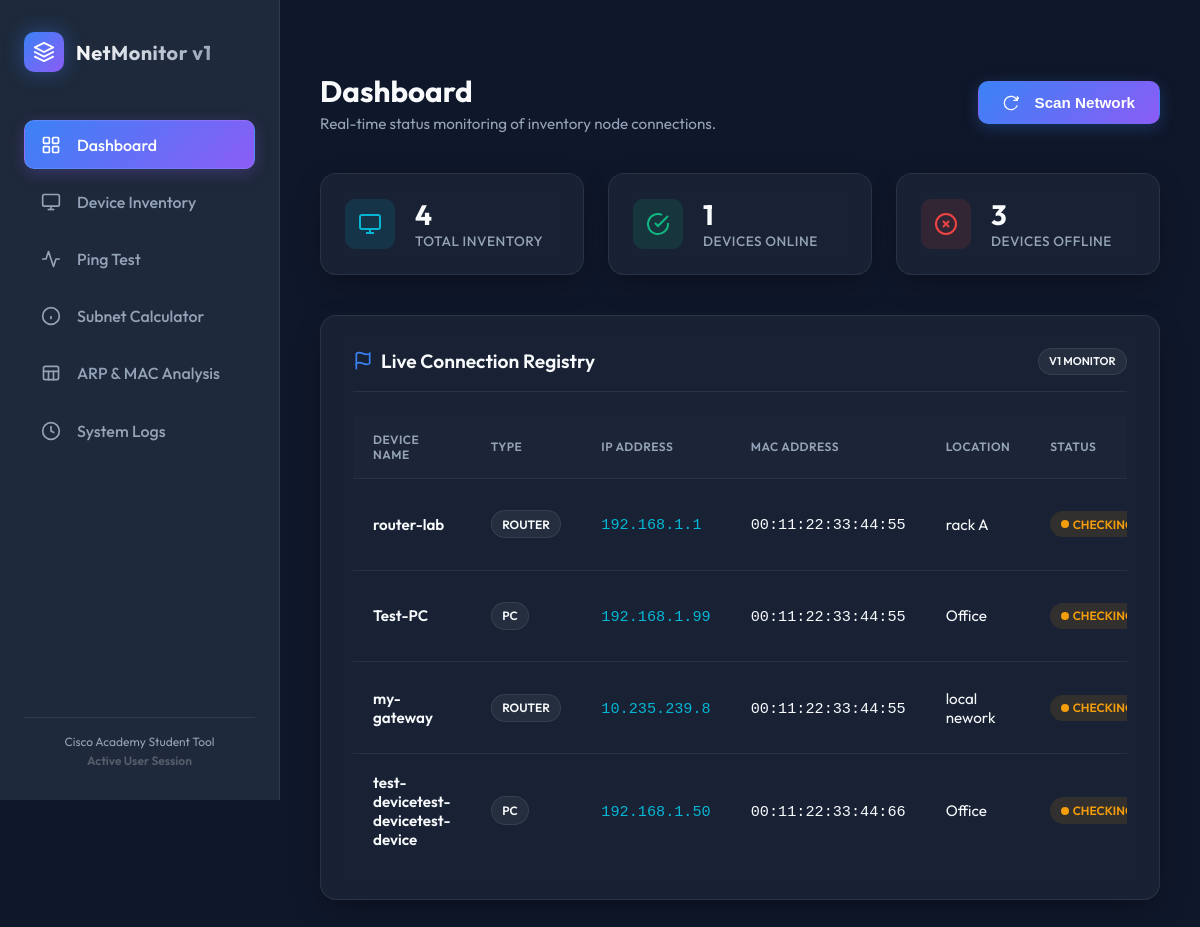
/dashboard, run on the app's committed database.
### tables this page shows
CREATE TABLE devices (
                id INTEGER PRIMARY KEY AUTOINCREMENT,
                device_name TEXT NOT NULL,
                device_type TEXT NOT NULL, -- PC, Router, Switch, Server
                ip_address TEXT NOT NULL UNIQUE,
                mac_address TEXT NOT NULL,
                location TEXT NOT NULL,
                status TEXT DEFAULT 'Unknown', -- Online, Offline, Unknown
                created_at TIMESTAMP DEFAULT CURRENT_TIMESTAMP
            );

### app.py (the view)
@app.route('/')
@app.route('/dashboard')
def dashboard():
    with get_db_connection() as conn:
        devices = conn.execute('SELECT * FROM devices').fetchall()
        total_devices = len(devices)
        online_devices = sum(1 for d in devices if d['status'] == 'Online')
        offline_devices = sum(1 for d in devices if d['status'] == 'Offline')
    return render_template(
        'dashboard.html',
        devices=devices,
        total_devices=total_devices,
        online_devices=online_devices,
        offline_devices=offline_devices,
        active_page='dashboard'
    )

### app.py (called while the page is built)
def get_db_connection():
    conn = sqlite3.connect(DATABASE_PATH)
    conn.row_factory = sqlite3.Row
    return conn

### templates/dashboard.html (shortened to what this page needs)
{% extends 'base.html' %}
{% block content %}
<div class="header-container">
    <div>
        <h1 class="page-title">Dashboard</h1>
        <p class="page-subtitle">Real-time status monitoring of inventory node connections.</p>
    </div>
    {% if devices %}
    <button id="scan-network-btn" class="btn btn-primary">
    </button>
    {% endif %}
</div>
<div class="stats-grid">
    <div class="stat-card">
        <div class="stat-icon stat-icon-total">
            <svg viewBox="0 0 24 24">
                <rect x="2" y="3" width="20" height="14" rx="2" ry="2"></rect>
                <line x1="8" y1="21" x2="16" y2="21"></line>
                <line x1="12" y1="17" x2="12" y2="21"></line>
            </svg>
        </div>
        <div class="stat-info">
            <span class="stat-value" id="stat-total-val">{{ total_devices }}</span>
            <span class="stat-label">Total Inventory</span>
        </div>
    </div>
    <div class="stat-card">
        <div class="stat-icon stat-icon-online">
            <svg viewBox="0 0 24 24">
                <path d="M22 11.08V12a10 10 0 1 1-5.93-9.14"></path>
                <polyline points="22 4 12 14.01 9 11.01"></polyline>
            </svg>
        </div>
        <div class="stat-info">
            <span class="stat-value" id="stat-online-val">{{ online_devices }}</span>
            <span class="stat-label">Devices Online</span>
        </div>
    </div>
    <div class="stat-card">
        <div class="stat-icon stat-icon-offline">
            <svg viewBox="0 0 24 24">
                <circle cx="12" cy="12" r="10"></circle>
                <line x1="15" y1="9" x2="9" y2="15"></line>
                <line x1="9" y1="9" x2="15" y2="15"></line>
            </svg>
        </div>
        <div class="stat-info">
            <span class="stat-value" id="stat-offline-val">{{ offline_devices }}</span>
            <span class="stat-label">Devices Offline</span>
        </div>
    </div>
</div>
<div class="panel-card">
    <div class="panel-header">
        <h2 class="panel-title">
            <svg style="width:20px; height:20px; stroke: var(--accent-blue);" fill="none" stroke="currentColor" stroke-width="2" viewBox="0 0 24 24">
                <path d="M4 15s1-1 4-1 5 2 8 2 4-1 4-1V3s-1 1-4 1-5-2-8-2-4 1-4 1z"></path>
                <line x1="4" y1="22" x2="4" y2="15"></line>
            </svg>
            Live Connection Registry
        </h2>
        <span class="badge badge-type" style="font-size: 0.7rem;">V1 Monitor</span>
    </div>
    {% if not devices %}
    <div style="text-align: center; padding: 3rem 1rem; color: var(--text-muted);">
        <svg style="width: 48px; height: 48px; stroke: currentColor; opacity: 0.3; margin-bottom: 1rem;" fill="none" stroke="currentColor" stroke-width="2" viewBox="0 0 24 24">
            <circle cx="12" cy="12" r="10"></circle>
            <line x1="12" y1="8" x2="12" y2="12"></line>
            <line x1="12" y1="16" x2="12.01" y2="16"></line>
        </svg>
        <p style="font-size: 1.1rem; margin-bottom: 1.5rem;">No devices found in the inventory database.</p>
        <a href="{{ url_for('devices_list') }}" class="btn btn-primary">
            Go to Device Inventory
        </a>
    </div>
    {% else %}
    <div class="table-responsive">
        <table class="custom-table">
            <thead>
                <tr>
                    <th>Device Name</th>
                    <th>Type</th>
                    <th>IP Address</th>
                    <th>MAC Address</th>
                    <th>Location</th>
                    <th>Status</th>
                </tr>
            </thead>
            <tbody>
                {% for device in devices %}
                <tr data-device-id="{{ device.id }}">
                    <td style="font-weight: 600;">{{ device.device_name }}</td>
                    <td>
                        <span class="badge badge-type">{{ device.device_type }}</span>
                    </td>
                    <td><code style="font-family: Courier; color: var(--info-color);">{{ device.ip_address }}</code></td>
                    <td><code style="font-family: Courier;">{{ device.mac_address }}</code></td>
                    <td><span>{{ device.location }}</span></td>
                    <td>
                        {% if device.status == 'Online' %}
                            <span class="badge badge-online device-status-badge">
                            </span>
                        {% elif device.status == 'Offline' %}
                            <span class="badge badge-offline device-status-badge">
                            </span>
                        {% else %}
                            <span class="badge badge-unknown device-status-badge">
                                <span class="badge-dot ping-pulse-checking"></span> Unknown
                            </span>
                        {% endif %}
                    </td>
                </tr>
                {% endfor %}
            </tbody>
        </table>
    </div>
    {% endif %}
</div>
{% endblock %}

### static/css/style.css (style rules this page uses)
:root { --bg-primary: #0f172a; --bg-secondary: #1e293b; --bg-card: rgba(30, 41, 59, 0.65); --border-color: rgba(255, 255, 255, 0.08); --text-main: #f8fafc; --text-muted: #94a3b8; --accent-blue: #3b82f6; --accent-violet: #8b5cf6; --accent-gradient: linear-gradient(135deg, #3b82f6 0%, #8b5cf6 100%); --success-color: #10b981; --success-bg: rgba(16, 185, 129, 0.12); --danger-color: #ef4444; --danger-bg: rgba(239, 68, 68, 0.12); --warning-color: #f59e0b; --warning-bg: rgba(245, 158, 11, 0.12); --info-color: #06b6d4; --info-bg: rgba(6, 182, 212, 0.12); --font-family: 'Outfit', sans-serif; --border-radius-lg: 16px; --border-radius-md: 10px; --transition-smooth: all 0.3s cubic-bezier(0.4, 0, 0.2, 1); --shadow-premium: 0 10px 30px -10px rgba(0, 0, 0, 0.5); }
* { margin: 0; padding: 0; box-sizing: border-box; }
body { background-color: var(--bg-primary); color: var(--text-main); font-family: var(--font-family); min-height: 100vh; display: flex; overflow-x: hidden; }
.header-container { margin-bottom: 2.5rem; display: flex; justify-content: space-between; align-items: center; }
.page-title { font-size: 1.85rem; font-weight: 700; margin-bottom: 0.25rem; }
.page-subtitle { color: var(--text-muted); font-size: 0.95rem; }
.stats-grid { display: grid; grid-template-columns: repeat(auto-fit, minmax(240px, 1fr)); gap: 1.5rem; margin-bottom: 2.5rem; }
.stat-card { background: var(--bg-card); border: 1px solid var(--border-color); border-radius: var(--border-radius-lg); padding: 1.5rem; display: flex; align-items: center; gap: 1.25rem; box-shadow: var(--shadow-premium); backdrop-filter: blur(10px); transition: var(--transition-smooth); }
.stat-icon { width: 50px; height: 50px; border-radius: var(--border-radius-md); display: flex; align-items: center; justify-content: center; }
.stat-icon-total { background-color: var(--info-bg); color: var(--info-color); }
.stat-icon-online { background-color: var(--success-bg); color: var(--success-color); }
.stat-icon-offline { background-color: var(--danger-bg); color: var(--danger-color); }
.stat-icon svg { width: 24px; height: 24px; stroke: currentColor; fill: none; stroke-width: 2; }
.stat-info { display: flex; flex-direction: column; }
.stat-value { font-size: 1.75rem; font-weight: 700; line-height: 1.2; }
.stat-label { font-size: 0.85rem; color: var(--text-muted); font-weight: 500; text-transform: uppercase; letter-spacing: 0.5px; }
.panel-card { background: var(--bg-card); border: 1px solid var(--border-color); border-radius: var(--border-radius-lg); padding: 2rem; box-shadow: var(--shadow-premium); backdrop-filter: blur(10px); margin-bottom: 2rem; }
.panel-header { display: flex; justify-content: space-between; align-items: center; margin-bottom: 1.5rem; padding-bottom: 1rem; border-bottom: 1px solid var(--border-color); }
.panel-title { font-size: 1.2rem; font-weight: 600; display: flex; align-items: center; gap: 0.5rem; }
.badge { padding: 0.35rem 0.65rem; border-radius: 20px; font-size: 0.75rem; font-weight: 600; text-transform: uppercase; display: inline-flex; align-items: center; gap: 0.25rem; }
.badge-unknown { background-color: var(--warning-bg); color: var(--warning-color); }
.badge-type { background-color: rgba(255, 255, 255, 0.06); color: var(--text-main); border: 1px solid var(--border-color); }
.btn { display: inline-flex; align-items: center; justify-content: center; gap: 0.5rem; padding: 0.75rem 1.5rem; border-radius: var(--border-radius-md); font-size: 0.95rem; font-weight: 600; cursor: pointer; transition: var(--transition-smooth); border: 1px solid transparent; text-decoration: none; color: #ffffff; }
.btn-primary { background: var(--accent-gradient); box-shadow: 0 4px 15px rgba(59, 130, 246, 0.25); }
.table-responsive { overflow-x: auto; width: 100%; }
.custom-table { width: 100%; border-collapse: collapse; text-align: left; font-size: 0.95rem; }
.custom-table th { background-color: rgba(255, 255, 255, 0.02); padding: 1rem 1.25rem; font-weight: 600; color: var(--text-muted); border-bottom: 1px solid var(--border-color); text-transform: uppercase; font-size: 0.75rem; letter-spacing: 0.5px; }
.custom-table td { padding: 1.15rem 1.25rem; border-bottom: 1px solid var(--border-color); color: var(--text-main); }
.custom-table tr:last-child td { border-bottom: none; }

### data on the page
devices: device_name "router-lab", device_type "ROUTER", ip_address "192.168.1.1", mac_address "00:11:22:33:44:55", location "rack A", status "CHECKING..."
devices: device_name "Test-PC", device_type "PC", ip_address "192.168.1.99", mac_address "00:11:22:33:44:55", location "Office", status "CHECKING..."
devices: device_name "my-gateway", device_type "ROUTER", ip_address "10.235.239.8", mac_address "00:11:22:33:44:55", location "local nework", status "CHECKING..."
devices: device_name "test-devicetest-devicetest-device", device_type "PC", ip_address "192.168.1.50", mac_address "00:11:22:33:44:66", location "Office", status "CHECKING..."

### other printed values
{{ total_devices }} "4"
{{ online_devices }} "1"
{{ offline_devices }} "3"
